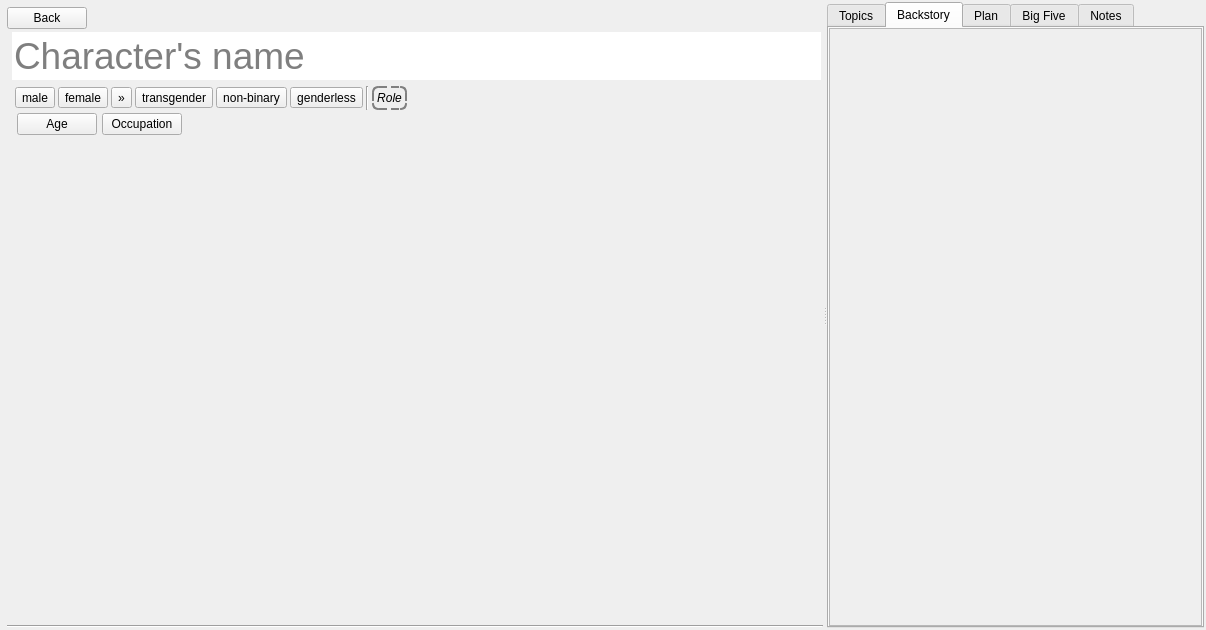
<?xml version="1.0" encoding="UTF-8"?>
<ui version="4.0">
 <class>CharacterEditor</class>
 <widget class="QWidget" name="CharacterEditor">
  <property name="geometry">
   <rect>
    <x>0</x>
    <y>0</y>
    <width>1206</width>
    <height>630</height>
   </rect>
  </property>
  <property name="windowTitle">
   <string>Form</string>
  </property>
  <property name="mainFrame" stdset="0">
   <bool>true</bool>
  </property>
  <layout class="QVBoxLayout" name="verticalLayout_5">
   <property name="spacing">
    <number>0</number>
   </property>
   <property name="leftMargin">
    <number>7</number>
   </property>
   <property name="topMargin">
    <number>2</number>
   </property>
   <property name="rightMargin">
    <number>2</number>
   </property>
   <property name="bottomMargin">
    <number>2</number>
   </property>
   <item>
    <widget class="QSplitter" name="splitter">
     <property name="orientation">
      <enum>Qt::Horizontal</enum>
     </property>
     <property name="childrenCollapsible">
      <bool>false</bool>
     </property>
     <widget class="QWidget" name="layoutWidget">
      <layout class="QVBoxLayout" name="verticalLayout">
       <property name="spacing">
        <number>3</number>
       </property>
       <property name="topMargin">
        <number>5</number>
       </property>
       <item>
        <widget class="QWidget" name="wdgToolbar" native="true">
         <layout class="QHBoxLayout" name="horizontalLayout_3">
          <property name="spacing">
           <number>0</number>
          </property>
          <property name="leftMargin">
           <number>0</number>
          </property>
          <property name="topMargin">
           <number>0</number>
          </property>
          <property name="rightMargin">
           <number>0</number>
          </property>
          <property name="bottomMargin">
           <number>0</number>
          </property>
          <item alignment="Qt::AlignLeft">
           <widget class="ReturnButton" name="btnClose">
            <property name="cursor">
             <cursorShape>PointingHandCursor</cursorShape>
            </property>
            <property name="focusPolicy">
             <enum>Qt::ClickFocus</enum>
            </property>
            <property name="text">
             <string>Back</string>
            </property>
            <property name="shortcut">
             <string>Return</string>
            </property>
            <property name="return" stdset="0">
             <bool>true</bool>
            </property>
           </widget>
          </item>
         </layout>
        </widget>
       </item>
       <item>
        <widget class="QFrame" name="wdgTop">
         <property name="sizePolicy">
          <sizepolicy hsizetype="Preferred" vsizetype="Maximum">
           <horstretch>0</horstretch>
           <verstretch>0</verstretch>
          </sizepolicy>
         </property>
         <property name="frameShape">
          <enum>QFrame::NoFrame</enum>
         </property>
         <property name="frameShadow">
          <enum>QFrame::Sunken</enum>
         </property>
         <layout class="QHBoxLayout" name="horizontalLayout_4">
          <property name="spacing">
           <number>3</number>
          </property>
          <property name="leftMargin">
           <number>2</number>
          </property>
          <property name="topMargin">
           <number>0</number>
          </property>
          <property name="rightMargin">
           <number>2</number>
          </property>
          <property name="bottomMargin">
           <number>0</number>
          </property>
          <item>
           <widget class="CharacterAvatar" name="wdgAvatar" native="true">
            <property name="sizePolicy">
             <sizepolicy hsizetype="Preferred" vsizetype="Maximum">
              <horstretch>0</horstretch>
              <verstretch>0</verstretch>
             </sizepolicy>
            </property>
           </widget>
          </item>
          <item>
           <layout class="QVBoxLayout" name="verticalLayout_4">
            <property name="spacing">
             <number>3</number>
            </property>
            <item>
             <widget class="QLineEdit" name="lineName">
              <property name="sizePolicy">
               <sizepolicy hsizetype="Expanding" vsizetype="Maximum">
                <horstretch>0</horstretch>
                <verstretch>0</verstretch>
               </sizepolicy>
              </property>
              <property name="font">
               <font>
                <pointsize>28</pointsize>
               </font>
              </property>
              <property name="focusPolicy">
               <enum>Qt::StrongFocus</enum>
              </property>
              <property name="frame">
               <bool>false</bool>
              </property>
              <property name="placeholderText">
               <string>Character's name</string>
              </property>
              <property name="transparent" stdset="0">
               <bool>true</bool>
              </property>
             </widget>
            </item>
            <item>
             <layout class="QHBoxLayout" name="horizontalLayout_2">
              <property name="leftMargin">
               <number>3</number>
              </property>
              <property name="topMargin">
               <number>3</number>
              </property>
              <item alignment="Qt::AlignLeft">
               <widget class="QToolButton" name="btnMale">
                <property name="cursor">
                 <cursorShape>PointingHandCursor</cursorShape>
                </property>
                <property name="focusPolicy">
                 <enum>Qt::ClickFocus</enum>
                </property>
                <property name="toolTip">
                 <string>Male</string>
                </property>
                <property name="text">
                 <string>male</string>
                </property>
                <property name="iconSize">
                 <size>
                  <width>22</width>
                  <height>22</height>
                 </size>
                </property>
                <property name="checkable">
                 <bool>true</bool>
                </property>
                <property name="gender-male" stdset="0">
                 <bool>true</bool>
                </property>
               </widget>
              </item>
              <item alignment="Qt::AlignLeft">
               <widget class="QToolButton" name="btnFemale">
                <property name="cursor">
                 <cursorShape>PointingHandCursor</cursorShape>
                </property>
                <property name="focusPolicy">
                 <enum>Qt::ClickFocus</enum>
                </property>
                <property name="toolTip">
                 <string>Female</string>
                </property>
                <property name="text">
                 <string>female</string>
                </property>
                <property name="iconSize">
                 <size>
                  <width>22</width>
                  <height>22</height>
                 </size>
                </property>
                <property name="checkable">
                 <bool>true</bool>
                </property>
                <property name="gender-female" stdset="0">
                 <bool>true</bool>
                </property>
               </widget>
              </item>
              <item>
               <widget class="QToolButton" name="btnMoreGender">
                <property name="cursor">
                 <cursorShape>PointingHandCursor</cursorShape>
                </property>
                <property name="toolTip">
                 <string>Display more genders</string>
                </property>
                <property name="text">
                 <string>»</string>
                </property>
                <property name="checkable">
                 <bool>true</bool>
                </property>
                <property name="transparent" stdset="0">
                 <bool>true</bool>
                </property>
               </widget>
              </item>
              <item>
               <widget class="QToolButton" name="btnTransgender">
                <property name="cursor">
                 <cursorShape>PointingHandCursor</cursorShape>
                </property>
                <property name="focusPolicy">
                 <enum>Qt::ClickFocus</enum>
                </property>
                <property name="toolTip">
                 <string>Transgender</string>
                </property>
                <property name="text">
                 <string>transgender</string>
                </property>
                <property name="iconSize">
                 <size>
                  <width>22</width>
                  <height>22</height>
                 </size>
                </property>
                <property name="checkable">
                 <bool>true</bool>
                </property>
                <property name="gender-transgender" stdset="0">
                 <bool>true</bool>
                </property>
               </widget>
              </item>
              <item>
               <widget class="QToolButton" name="btnNonBinary">
                <property name="cursor">
                 <cursorShape>PointingHandCursor</cursorShape>
                </property>
                <property name="focusPolicy">
                 <enum>Qt::ClickFocus</enum>
                </property>
                <property name="toolTip">
                 <string>Non-binary</string>
                </property>
                <property name="text">
                 <string>non-binary</string>
                </property>
                <property name="iconSize">
                 <size>
                  <width>22</width>
                  <height>22</height>
                 </size>
                </property>
                <property name="checkable">
                 <bool>true</bool>
                </property>
                <property name="gender-non-binary" stdset="0">
                 <bool>true</bool>
                </property>
               </widget>
              </item>
              <item>
               <widget class="QToolButton" name="btnGenderless">
                <property name="cursor">
                 <cursorShape>PointingHandCursor</cursorShape>
                </property>
                <property name="focusPolicy">
                 <enum>Qt::ClickFocus</enum>
                </property>
                <property name="toolTip">
                 <string>Genderless</string>
                </property>
                <property name="text">
                 <string>genderless</string>
                </property>
                <property name="iconSize">
                 <size>
                  <width>22</width>
                  <height>22</height>
                 </size>
                </property>
                <property name="checkable">
                 <bool>true</bool>
                </property>
                <property name="gender-genderless" stdset="0">
                 <bool>true</bool>
                </property>
               </widget>
              </item>
              <item>
               <widget class="Line" name="line_2">
                <property name="orientation">
                 <enum>Qt::Vertical</enum>
                </property>
               </widget>
              </item>
              <item>
               <widget class="QPushButton" name="btnRole">
                <property name="cursor">
                 <cursorShape>PointingHandCursor</cursorShape>
                </property>
                <property name="focusPolicy">
                 <enum>Qt::ClickFocus</enum>
                </property>
                <property name="styleSheet">
                 <string notr="true">.QPushButton {
	border: 2px dashed grey;
	border-radius: 6px;
	padding: 3px;
	font: italic;
}

.QPushButton:pressed {
	border: 2px solid grey;
}
</string>
                </property>
                <property name="text">
                 <string>Role</string>
                </property>
                <property name="iconSize">
                 <size>
                  <width>24</width>
                  <height>24</height>
                 </size>
                </property>
               </widget>
              </item>
              <item>
               <spacer name="horizontalSpacer_3">
                <property name="orientation">
                 <enum>Qt::Horizontal</enum>
                </property>
                <property name="sizeHint" stdset="0">
                 <size>
                  <width>40</width>
                  <height>20</height>
                 </size>
                </property>
               </spacer>
              </item>
             </layout>
            </item>
            <item>
             <layout class="QHBoxLayout" name="horizontalLayout_5">
              <property name="spacing">
               <number>5</number>
              </property>
              <property name="leftMargin">
               <number>5</number>
              </property>
              <item alignment="Qt::AlignLeft">
               <widget class="SecondaryActionPushButton" name="btnAge">
                <property name="sizePolicy">
                 <sizepolicy hsizetype="Maximum" vsizetype="Fixed">
                  <horstretch>0</horstretch>
                  <verstretch>0</verstretch>
                 </sizepolicy>
                </property>
                <property name="text">
                 <string>Age</string>
                </property>
                <property name="iconName" stdset="0">
                 <string>fa5s.birthday-cake</string>
                </property>
                <property name="iconColor" stdset="0">
                 <string>gray</string>
                </property>
                <property name="secondary-field-attribute" stdset="0">
                 <bool>true</bool>
                </property>
                <property name="no-menu" stdset="0">
                 <bool>true</bool>
                </property>
               </widget>
              </item>
              <item>
               <widget class="SecondaryActionPushButton" name="btnOccupation">
                <property name="sizePolicy">
                 <sizepolicy hsizetype="Maximum" vsizetype="Fixed">
                  <horstretch>0</horstretch>
                  <verstretch>0</verstretch>
                 </sizepolicy>
                </property>
                <property name="text">
                 <string>Occupation</string>
                </property>
                <property name="iconName" stdset="0">
                 <string>fa5s.briefcase</string>
                </property>
                <property name="iconColor" stdset="0">
                 <string>gray</string>
                </property>
                <property name="secondary-field-attribute" stdset="0">
                 <bool>true</bool>
                </property>
                <property name="no-menu" stdset="0">
                 <bool>true</bool>
                </property>
               </widget>
              </item>
              <item>
               <spacer name="horizontalSpacer_4">
                <property name="orientation">
                 <enum>Qt::Horizontal</enum>
                </property>
                <property name="sizeHint" stdset="0">
                 <size>
                  <width>40</width>
                  <height>20</height>
                 </size>
                </property>
               </spacer>
              </item>
             </layout>
            </item>
           </layout>
          </item>
         </layout>
        </widget>
       </item>
       <item>
        <widget class="QScrollArea" name="scrollArea_3">
         <property name="frameShape">
          <enum>QFrame::NoFrame</enum>
         </property>
         <property name="widgetResizable">
          <bool>true</bool>
         </property>
         <widget class="QWidget" name="wdgProfile">
          <property name="geometry">
           <rect>
            <x>0</x>
            <y>0</y>
            <width>858</width>
            <height>477</height>
           </rect>
          </property>
          <property name="sizePolicy">
           <sizepolicy hsizetype="Expanding" vsizetype="Expanding">
            <horstretch>0</horstretch>
            <verstretch>0</verstretch>
           </sizepolicy>
          </property>
          <layout class="QVBoxLayout" name="verticalLayout_7">
           <property name="spacing">
            <number>3</number>
           </property>
           <property name="leftMargin">
            <number>5</number>
           </property>
           <property name="topMargin">
            <number>5</number>
           </property>
           <property name="rightMargin">
            <number>5</number>
           </property>
           <property name="bottomMargin">
            <number>5</number>
           </property>
          </layout>
         </widget>
        </widget>
       </item>
       <item>
        <widget class="Line" name="line">
         <property name="orientation">
          <enum>Qt::Horizontal</enum>
         </property>
        </widget>
       </item>
      </layout>
     </widget>
     <widget class="QTabWidget" name="tabAttributes">
      <property name="focusPolicy">
       <enum>Qt::ClickFocus</enum>
      </property>
      <property name="currentIndex">
       <number>1</number>
      </property>
      <widget class="QWidget" name="tabTopics">
       <property name="relaxed-white-bg" stdset="0">
        <bool>true</bool>
       </property>
       <attribute name="title">
        <string>Topics</string>
       </attribute>
       <layout class="QVBoxLayout" name="verticalLayout_6">
        <property name="spacing">
         <number>3</number>
        </property>
        <property name="leftMargin">
         <number>25</number>
        </property>
        <property name="topMargin">
         <number>15</number>
        </property>
        <property name="rightMargin">
         <number>0</number>
        </property>
        <property name="bottomMargin">
         <number>0</number>
        </property>
       </layout>
      </widget>
      <widget class="QWidget" name="tabBackstory">
       <attribute name="title">
        <string>Backstory</string>
       </attribute>
       <layout class="QVBoxLayout" name="verticalLayout_2">
        <property name="spacing">
         <number>3</number>
        </property>
        <property name="leftMargin">
         <number>0</number>
        </property>
        <property name="topMargin">
         <number>0</number>
        </property>
        <property name="rightMargin">
         <number>0</number>
        </property>
        <property name="bottomMargin">
         <number>0</number>
        </property>
        <item>
         <widget class="QScrollArea" name="scrollArea">
          <property name="focusPolicy">
           <enum>Qt::NoFocus</enum>
          </property>
          <property name="widgetResizable">
           <bool>true</bool>
          </property>
          <widget class="QWidget" name="scrollAreaBackstoryContents">
           <property name="geometry">
            <rect>
             <x>0</x>
             <y>0</y>
             <width>327</width>
             <height>596</height>
            </rect>
           </property>
           <property name="sizePolicy">
            <sizepolicy hsizetype="Preferred" vsizetype="Expanding">
             <horstretch>0</horstretch>
             <verstretch>0</verstretch>
            </sizepolicy>
           </property>
           <property name="bg-image" stdset="0">
            <bool>true</bool>
           </property>
           <layout class="QVBoxLayout" name="verticalLayout_8">
            <property name="spacing">
             <number>3</number>
            </property>
            <property name="leftMargin">
             <number>3</number>
            </property>
            <property name="topMargin">
             <number>3</number>
            </property>
            <property name="rightMargin">
             <number>3</number>
            </property>
            <property name="bottomMargin">
             <number>3</number>
            </property>
            <item>
             <widget class="CharacterTimelineWidget" name="wdgBackstory" native="true">
              <property name="sizePolicy">
               <sizepolicy hsizetype="Preferred" vsizetype="Expanding">
                <horstretch>0</horstretch>
                <verstretch>0</verstretch>
               </sizepolicy>
              </property>
              <property name="container" stdset="0">
               <bool>true</bool>
              </property>
             </widget>
            </item>
           </layout>
          </widget>
         </widget>
        </item>
       </layout>
      </widget>
      <widget class="QWidget" name="tabGoals">
       <property name="relaxed-white-bg" stdset="0">
        <bool>true</bool>
       </property>
       <attribute name="title">
        <string>Plan</string>
       </attribute>
       <layout class="QVBoxLayout" name="verticalLayout_3">
        <property name="spacing">
         <number>3</number>
        </property>
        <property name="leftMargin">
         <number>2</number>
        </property>
        <property name="topMargin">
         <number>2</number>
        </property>
        <property name="rightMargin">
         <number>2</number>
        </property>
        <property name="bottomMargin">
         <number>2</number>
        </property>
        <item>
         <widget class="QScrollArea" name="scrollArea_2">
          <property name="frameShape">
           <enum>QFrame::NoFrame</enum>
          </property>
          <property name="widgetResizable">
           <bool>true</bool>
          </property>
          <widget class="QWidget" name="scrollAreaPlans">
           <property name="geometry">
            <rect>
             <x>0</x>
             <y>0</y>
             <width>100</width>
             <height>30</height>
            </rect>
           </property>
           <property name="relaxed-white-bg" stdset="0">
            <bool>true</bool>
           </property>
           <layout class="QVBoxLayout" name="verticalLayout_11">
            <property name="spacing">
             <number>3</number>
            </property>
            <property name="leftMargin">
             <number>2</number>
            </property>
            <property name="topMargin">
             <number>2</number>
            </property>
            <property name="rightMargin">
             <number>2</number>
            </property>
            <property name="bottomMargin">
             <number>2</number>
            </property>
           </layout>
          </widget>
         </widget>
        </item>
       </layout>
      </widget>
      <widget class="QWidget" name="tabBigFive">
       <attribute name="title">
        <string>Big Five</string>
       </attribute>
       <layout class="QVBoxLayout" name="verticalLayout_10">
        <property name="spacing">
         <number>3</number>
        </property>
        <property name="leftMargin">
         <number>2</number>
        </property>
        <property name="topMargin">
         <number>2</number>
        </property>
        <property name="rightMargin">
         <number>2</number>
        </property>
        <property name="bottomMargin">
         <number>2</number>
        </property>
       </layout>
      </widget>
      <widget class="QWidget" name="tabNotes">
       <property name="relaxed-white-bg" stdset="0">
        <bool>true</bool>
       </property>
       <attribute name="title">
        <string>Notes</string>
       </attribute>
       <layout class="QVBoxLayout" name="verticalLayout_9">
        <property name="spacing">
         <number>3</number>
        </property>
        <property name="leftMargin">
         <number>10</number>
        </property>
        <property name="topMargin">
         <number>15</number>
        </property>
        <property name="rightMargin">
         <number>3</number>
        </property>
        <property name="bottomMargin">
         <number>3</number>
        </property>
        <item>
         <widget class="DocumentTextEditor" name="textEdit" native="true"/>
        </item>
       </layout>
      </widget>
     </widget>
    </widget>
   </item>
  </layout>
 </widget>
 <customwidgets>
  <customwidget>
   <class>DocumentTextEditor</class>
   <extends>QWidget</extends>
   <header>plotlyst.view.widget.input</header>
  </customwidget>
  <customwidget>
   <class>CharacterAvatar</class>
   <extends>QWidget</extends>
   <header>plotlyst.view.widget.characters</header>
  </customwidget>
  <customwidget>
   <class>ReturnButton</class>
   <extends>QPushButton</extends>
   <header>plotlyst.view.widget.button</header>
  </customwidget>
  <customwidget>
   <class>SecondaryActionPushButton</class>
   <extends>QPushButton</extends>
   <header>plotlyst.view.widget.button</header>
  </customwidget>
  <customwidget>
   <class>CharacterTimelineWidget</class>
   <extends>QWidget</extends>
   <header>plotlyst.view.widget.character.editor</header>
   <container>1</container>
  </customwidget>
 </customwidgets>
 <tabstops>
  <tabstop>lineName</tabstop>
  <tabstop>tabAttributes</tabstop>
  <tabstop>btnFemale</tabstop>
  <tabstop>btnMale</tabstop>
  <tabstop>btnRole</tabstop>
 </tabstops>
 <resources/>
 <connections/>
</ui>
